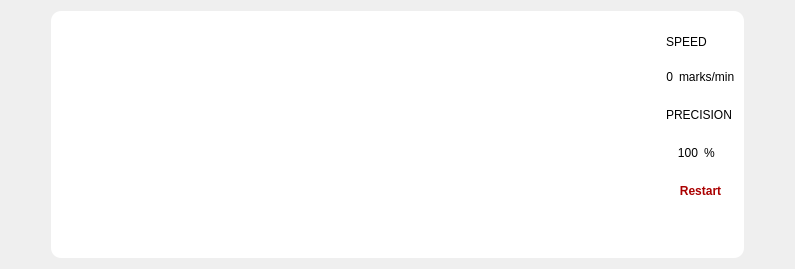
      <widget class="QWidget" name="page_2">
       <layout class="QVBoxLayout" name="verticalLayout_16">
        <item>
         <layout class="QHBoxLayout" name="horizontalLayout_2">
          <item>
           <spacer name="horizontalSpacer">
            <property name="orientation">
             <enum>Qt::Horizontal</enum>
            </property>
            <property name="sizeHint" stdset="0">
             <size>
              <width>40</width>
              <height>20</height>
             </size>
            </property>
           </spacer>
          </item>
          <item>
           <widget class="QWidget" name="widget_3" native="true">
            <property name="minimumSize">
             <size>
              <width>693</width>
              <height>247</height>
             </size>
            </property>
            <property name="maximumSize">
             <size>
              <width>693</width>
              <height>247</height>
             </size>
            </property>
            <property name="styleSheet">
             <string notr="true">background-color: rgb(255, 255, 255);
 border-radius: 10px;
</string>
            </property>
            <widget class="QWidget" name="layoutWidget">
             <property name="geometry">
              <rect>
               <x>13</x>
               <y>11</y>
               <width>671</width>
               <height>194</height>
              </rect>
             </property>
             <layout class="QHBoxLayout" name="horizontalLayout_4">
              <item>
               <widget class="QTextEdit" name="testingTextEdit_tg">
                <property name="font">
                 <font>
                  <pointsize>14</pointsize>
                 </font>
                </property>
                <property name="readOnly">
                 <bool>true</bool>
                </property>
               </widget>
              </item>
              <item>
               <layout class="QVBoxLayout" name="verticalLayout_6">
                <item>
                 <widget class="QLabel" name="speedLabel_tg">
                  <property name="maximumSize">
                   <size>
                    <width>73</width>
                    <height>25</height>
                   </size>
                  </property>
                  <property name="text">
                   <string>SPEED</string>
                  </property>
                 </widget>
                </item>
                <item>
                 <layout class="QHBoxLayout" name="horizontalLayout">
                  <item>
                   <widget class="QLabel" name="speedCounterLabel_tg">
                    <property name="maximumSize">
                     <size>
                      <width>50</width>
                      <height>30</height>
                     </size>
                    </property>
                    <property name="text">
                     <string>0</string>
                    </property>
                    <property name="alignment">
                     <set>Qt::AlignRight|Qt::AlignTrailing|Qt::AlignVCenter</set>
                    </property>
                   </widget>
                  </item>
                  <item>
                   <widget class="QLabel" name="zn_per_minute">
                    <property name="maximumSize">
                     <size>
                      <width>16777215</width>
                      <height>20</height>
                     </size>
                    </property>
                    <property name="text">
                     <string>marks/min</string>
                    </property>
                   </widget>
                  </item>
                 </layout>
                </item>
                <item>
                 <widget class="QLabel" name="label_9">
                  <property name="maximumSize">
                   <size>
                    <width>73</width>
                    <height>30</height>
                   </size>
                  </property>
                  <property name="text">
                   <string>PRECISION</string>
                  </property>
                 </widget>
                </item>
                <item>
                 <layout class="QHBoxLayout" name="horizontalLayout_3">
                  <item>
                   <widget class="QLabel" name="procentLabel">
                    <property name="maximumSize">
                     <size>
                      <width>39</width>
                      <height>30</height>
                     </size>
                    </property>
                    <property name="layoutDirection">
                     <enum>Qt::LeftToRight</enum>
                    </property>
                    <property name="text">
                     <string>100</string>
                    </property>
                    <property name="alignment">
                     <set>Qt::AlignRight|Qt::AlignTrailing|Qt::AlignVCenter</set>
                    </property>
                   </widget>
                  </item>
                  <item>
                   <widget class="QLabel" name="label_4">
                    <property name="maximumSize">
                     <size>
                      <width>16777215</width>
                      <height>20</height>
                     </size>
                    </property>
                    <property name="text">
                     <string>%</string>
                    </property>
                   </widget>
                  </item>
                 </layout>
                </item>
                <item>
                 <widget class="QPushButton" name="RestartButton_ts">
                  <property name="maximumSize">
                   <size>
                    <width>73</width>
                    <height>30</height>
                   </size>
                  </property>
                  <property name="font">
                   <font>
                    <bold>true</bold>
                   </font>
                  </property>
                  <property name="cursor">
                   <cursorShape>PointingHandCursor</cursorShape>
                  </property>
                  <property name="focusPolicy">
                   <enum>Qt::NoFocus</enum>
                  </property>
                  <property name="styleSheet">
                   <string notr="true">QPushButton{
color: rgb(170, 0, 0);
border-radius: 10px;
}
QPushButton:hover {
	background-color: rgb(64, 65, 66);
}</string>
                  </property>
                  <property name="text">
                   <string>Restart</string>
                  </property>
                 </widget>
                </item>
               </layout>
              </item>
             </layout>
            </widget>
           </widget>
          </item>
          <item>
           <spacer name="horizontalSpacer_13">
            <property name="orientation">
             <enum>Qt::Horizontal</enum>
            </property>
            <property name="sizeHint" stdset="0">
             <size>
              <width>40</width>
              <height>20</height>
             </size>
            </property>
           </spacer>
          </item>
         </layout>
        </item>
       </layout>
      </widget>
